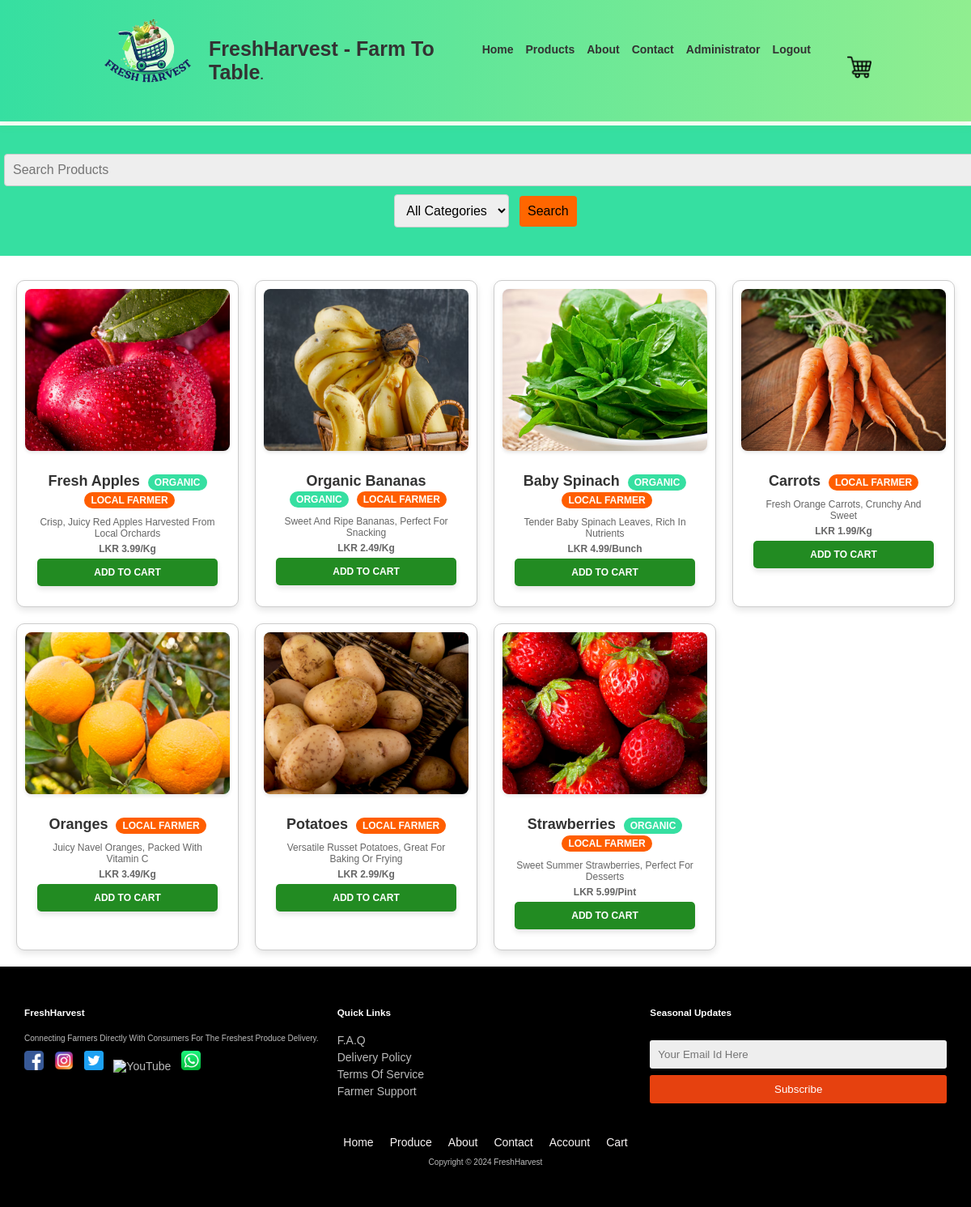
The page /products.php (signed in) on the database its author committed.
### tables this page shows
CREATE TABLE IF NOT EXISTS products (
    id INT AUTO_INCREMENT PRIMARY KEY,
    name VARCHAR(255) NOT NULL,
    description TEXT,
    price DECIMAL(10,2) NOT NULL,
    image VARCHAR(255),
    category VARCHAR(100),
    is_organic TINYINT(1) DEFAULT 0,
    unit VARCHAR(50) DEFAULT 'kg',
    farmer_id INT NOT NULL,
    created_at TIMESTAMP DEFAULT CURRENT_TIMESTAMP,
    FOREIGN KEY (farmer_id) REFERENCES users(id) ON DELETE CASCADE
);

### products.php (the view, shortened to what this page needs)
<?php
require_once 'db.php';
$isLoggedIn = isset($_SESSION['user_id']);
$products = [];
$searchTerm = isset($_GET['search']) ? $_GET['search'] : '';
try {
    $query = "SELECT * FROM products WHERE 1=1";
    $params = [];
    $stmt = $pdo->prepare($query);
    $stmt->execute($params);
    $products = $stmt->fetchAll();
} catch (PDOException $e) {
    die("Error fetching products: " . $e->getMessage());
}
?>
<!DOCTYPE html>
<html lang="en">
<head>
    <link rel="stylesheet" href="css/style1.css">
</head>
<body>
    <header>
        <a href="" class="logo">
          <img src="images/logo.png" alt="FreshHarvest Logo" class="logo-img">
        </a>
        <a href="" class="logo">
          FreshHarvest - Farm to Table<span>.</span>
        </a>
      <nav class="navbar">
        <ul>
          <li><a href="index.php">Home</a></li>
          <li><a href="products.php">Products</a></li>
          <li><a href="about.php">About</a></li>
          <li><a href="contact.php">Contact</a></li>
          <?php if($isLoggedIn): ?>
            <li><a href="Accounts.php"><?php echo htmlspecialchars($_SESSION['user_name']); ?></a></li>
            <li><a href="logout.php">Logout</a></li>
          <?php else: ?>
            <li><a href="account.php"><img src="images/account.png" alt="Account" class="nav-image"></a></li>
          <?php endif; ?>
          <li>
              <a href="cart.php" class="cart-link">
                  <img src="images/cart.png" alt="Shopping Cart" class="nav-image">
              </a>
          </li>
        </ul>
      </nav>
    </header>
    <main>
        <div class="search-container">
            <form method="GET" action="products.php">
                <input type="text" id="searchInput" name="search" placeholder="Search products" value="<?php echo htmlspecialchars($searchTerm); ?>">
                <select id="categorySelect" name="category">
                    <option value="">All Categories</option>
                </select>
                <button type="submit">Search</button>
            </form>
        </div>
        <div class="product" id="product">
            <section id="products" class="grid-container">
                <?php foreach ($products as $product): ?>
                <div class="grid-item">
                    <img src="images/<?php echo htmlspecialchars($product['image']); ?>" alt="<?php echo htmlspecialchars($product['name']); ?>">
                    <div class="product-info">
                        <h2><?php echo htmlspecialchars($product['name']); ?>
                            <?php if($product['is_organic']): ?>
                                <span class="organic-badge">ORGANIC</span>
                            <?php endif; ?>
                            <?php if($product['farmer_id']): ?>
                                <span class="farmer-badge">LOCAL FARMER</span>
                            <?php endif; ?>
                        </h2>
                        <p><?php echo htmlspecialchars($product['description']); ?></p>
                        <p class="product-price">LKR <?php echo number_format($product['price'], 2); ?>/<?php echo htmlspecialchars($product['unit']); ?></p>
                        <button class="add-to-cart"
                                onclick="addToCart(<?php echo $product['id']; ?>, '<?php echo addslashes($product['name']); ?>', <?php echo $product['price']; ?>, this)">
                            Add to Cart
                        </button>
                    </div>
                </div>
                <?php endforeach; ?>
            </section>
        </div>
    </main>
    <footer class="footer">
        <div class="footer-container">
          <div class="footer-section">
            <h3>FreshHarvest</h3>
            <p>Connecting farmers directly with consumers for the freshest produce delivery.</p>
            <div class="social-icons">
              <a href="#"><img src="images/faceboook.png" alt="Facebook"></a>
              <a href="#"><img src="images/instagram.png" alt="Instagram"></a>
              <a href="#"><img src="images/twitter.png" alt="Twitter"></a>
              <a href="#"><img src="images/youtube.png" alt="YouTube"></a>
              <a href="#"><img src="images/whatsapp.png" alt="WhatsApp"></a>
            </div>
          </div>
          <div class="footer-section">
            <h3>Quick Links</h3>
            <a href="support.php">F.A.Q</a>
            <a href="support.php">Delivery Policy</a>
            <a href="support.php">Terms Of Service</a>
            <a href="support.php">Farmer Support</a>
          </div>
          <div class="footer-section newsletter">
            <h3>Seasonal Updates</h3>
            <input type="email" placeholder="Your email id here">
            <button id="newsletterBtn">Subscribe</button>
          </div>
        </div>
        <div class="footer-bottom">
          <div class="footer-nav">
            <a href="index.php">Home</a>
            <a href="products.php">Produce</a>
            <a href="about.php">About</a>
            <a href="contact.php">Contact</a>
            <a href="account.php">Account</a>
            <a href="cart.php">Cart</a>
          </div><br>
          <p>Copyright © 2024 FreshHarvest</p>
        </div>
    </footer>
</body>
</html>

### css/style1.css (style rules this page uses)
* { margin: 0; padding: 0; box-sizing: border-box; font-family: Verdana, Geneva, Tahoma, sans-serif; outline: none; border: none; text-decoration: none; text-transform: capitalize; transition: 0.2s linear; }
html { font-size: 62.5%; scroll-behavior: smooth; scroll-padding-top: 6rem; overflow-x: hidden; }
section { padding: 2rem 9%; }
header { position: fixed; top: 0; left: 0; right: 0; background: linear-gradient(to right, #36dfa1, #90EE90); padding: 2rem 9%; display: flex; align-items: center; justify-content: space-between; z-index: 1000; box-shadow: 0 .5rem 1rem rgba(132, 190, 52, 0.1); font-weight: bolder; height: 150px; }
header .logo { font-size: 2.5rem; color: #333; font-weight: bold; }
header .logo span { color: var(--white); }
header .logo-img { width: 150px; height: auto; margin-left: 0px; }
header .navbar ul { display: flex; list-style: none; font-family:Arial, Helvetica, sans-serif; }
header .navbar ul li { padding-top: 0.5cm; margin-right: 1.5rem; font-size:small; color: #070707; font-family:Arial, Helvetica, sans-serif; }
header .nav-image { width: 30px; margin-left: 30px; transition: transform 0.3s; }
body { font-family: Arial, sans-serif; margin: 0; padding: 0; }
.footer { background-color: #000000; color: #bbb; padding: 40px 0; width: 100%; box-sizing: border-box; }
.footer-container { display: flex; justify-content: space-between; flex-wrap: wrap; width: 100%; padding: 0 20px; box-sizing: border-box; }
.footer-section { flex: 1; min-width: 250px; margin: 10px; }
.footer-section h3 { color: #fff; margin-bottom: 20px; }
.footer-section p, .footer-section a { color: #bbb; text-decoration: none; margin: 5px 0; display: block; }
.footer-section .social-icons a { display: inline-block; margin-right: 10px; }
.footer-section .social-icons a img { width: 24px; height: 24px; }
.newsletter input[type="email"] { padding: 10px; border: none; border-radius: 3px; color: #0f0e0e; }
.newsletter button { padding: 10px; background-color: #e6410f; border: none; color: white; border-radius: 3px; cursor: pointer; width: 100%; transition: background-color 0.3s; }
.footer-bottom { text-align: center; padding: 10px; background-color: #000000; width: 100%; box-sizing: border-box; }
.footer-bottom p { margin: 0; }
.footer-nav { display: flex; justify-content: center; flex-wrap: wrap; margin-top: 20px; }
.footer-nav a { color: #f8f4f4; text-decoration: none; margin: 0 10px; }
.grid-container { display: grid; grid-template-columns: repeat(auto-fit, minmax(250px, 1fr)); gap: 20px; margin-top: 10px; padding: 0; display: grid; grid-template-columns: repeat(auto-fit, minmax(250px, 1fr)); gap: 20px; margin-top: 10px; padding: 0; }
.grid-item { text-align: center; border: 1px solid #ddd; padding: 1.5rem; background-color: #fff; border-radius: 10px; box-shadow: 0 4px 8px rgba(0, 0, 0, 0.1); transition: transform 0.3s ease; }
.grid-item img { max-width: 100%; height: auto; border-radius: 8px; box-shadow: 0 2px 4px rgba(0, 0, 0, 0.1); }
.grid-container { display: grid; grid-template-columns: repeat(4, 1fr); gap: 20px; padding: 70px; }
.grid-item { text-align: center; border: 1px solid #ccc; padding: 10px; }
.grid-item img { max-width: 100%; height: auto; }
.product-info { margin-top: 10px; color: rgba(0, 0, 0, 0.1); }
.product-info h2 { font-size: 1.5rem; margin-bottom: 0.5rem; color: #333; }
.product-info p { font-size: 1.3rem; color:gray; }
.add-to-cart { background-color: white; color: black; border: none; padding: 8px 10px; font-size: 10px; font-weight: bold; text-transform: uppercase; cursor: pointer; border-radius: 19px; box-shadow: 0 4px 6px rgba(0, 0, 0, 0.1); transition: background-color 0.3s ease, transform 0.2s ease,color 0.3s ease; }
span { font-size: 15px; }
a { color: #333; font-size: 14px; text-decoration: none; margin: 15px 0; }

### rows shown on the page
products: image (picture), name "Fresh Apples", is_organic "ORGANIC", shows "LOCAL FARMER", description "Crisp, Juicy Red Apples Harvested From Local Orchards", price "3.99", unit "Kg"
products: image (picture), name "Organic Bananas", is_organic "ORGANIC", shows "LOCAL FARMER", description "Sweet And Ripe Bananas, Perfect For Snacking", price "2.49", unit "Kg"
products: image+name (picture), name "Baby Spinach", is_organic "ORGANIC", shows "LOCAL FARMER", description "Tender Baby Spinach Leaves, Rich In Nutrients", price "4.99", unit "Bunch"
products: image (picture), name "Carrots", shows "LOCAL FARMER", description "Fresh Orange Carrots, Crunchy And Sweet", price "1.99", unit "Kg"
products: image+name (picture), name "Oranges", shows "LOCAL FARMER", description "Juicy Navel Oranges, Packed With Vitamin C", price "3.49", unit "Kg"
products: image+name (picture), name "Potatoes", shows "LOCAL FARMER", description "Versatile Russet Potatoes, Great For Baking Or Frying", price "2.99", unit "Kg"
products: image+name (picture), name "Strawberries", is_organic "ORGANIC", shows "LOCAL FARMER", description "Sweet Summer Strawberries, Perfect For Desserts", price "5.99", unit "Pint"

### other values the page prints
$_SESSION['user_name'] "Administrator"
